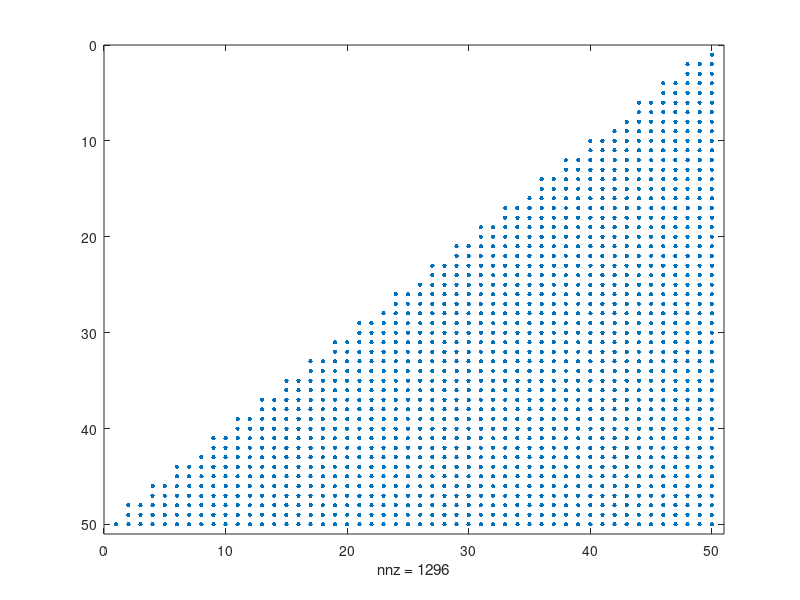

Source code (MATLAB):
n = 50;
A = rand(n, n);
A0 = A;

for k = 1:50
    [Q, R] = qr(A);
    A = R * Q;
endfor

# 20 is the marker's width
spy(flipud(abs(A) > 1e-4), 10)
# Plot for 5 seconds
pause(5)

for k = 1:1000
    [Q, R] = qr(A);
    A = R * Q;
endfor

# 20 is the marker's width
spy(flipud(abs(A) > 1e-4), 10)
# Plot for 5 seconds
pause(5)

# Repeat the whole process for another 10000 steps
for k = 1:10000
    [Q, R] = qr(A);
    A = R * Q;
endfor

spy(flipud(abs(A) > 1e-4), 10)
pause(5)